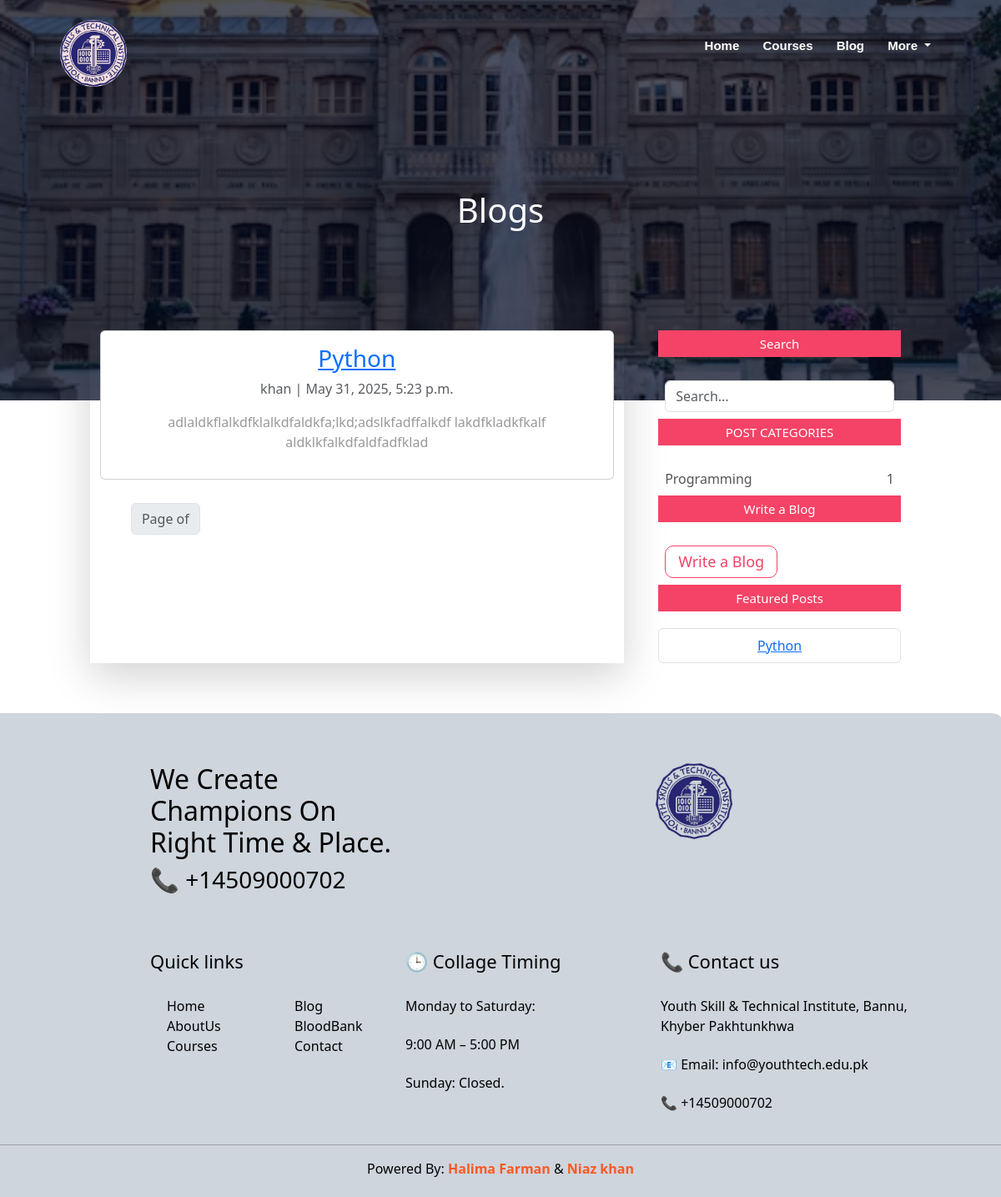
Screenshot of /blog/ with the database file from the repository.
### Blogs/models.py (models this page shows, shortened)
class BlogPost(models.Model):
    title = models.CharField(max_length=200)
    content = models.TextField()
    auther = models.ForeignKey(
        settings.AUTH_USER_MODEL,
        on_delete=models.CASCADE,
        related_name='blog_posts'
    )
    category = models.ForeignKey(Category, on_delete=models.SET_NULL, null=True, blank=True)
    created_at = models.DateTimeField(default=timezone.now)
    featured = models.BooleanField(default=False)

class Category(models.Model):
    name = models.CharField(max_length=100)

### accounts/models.py (models this page shows)
class CustomUser(AbstractUser):
    ROLE_CHOICES = (
        ('admin', 'Admin'),
        ('enroller', 'Enroller'),
        ('student', 'Student'),
        ('guest','Guest'),
    )
    role = models.CharField(max_length=20, choices=ROLE_CHOICES, default='guest')

### Blogs/views.py (the view)
# urls.py: path('', views.blog_list, name='blogs'),
def blog_list(request):
    query = request.GET.get('q')
    cat_id = request.GET.get('category')
    posts = BlogPost.objects.all().order_by('-created_at')
    if query:
        posts = posts.filter(Q(title__icontains=query)|Q(content__icontains=query))
    if cat_id:
        posts = posts.filter(category_id=cat_id)
    paginater = Paginator(posts, 3) # 5 posts per page
    page_number = request.GET.get('page')
    page_obj = paginater.get_page(page_number)
    featured_posts = BlogPost.objects.filter(featured=True).order_by('-created_at')[:3]
    categories = Category.objects.all()
    return render(request, 'blog.html', {
        'page_obj': page_obj,
        'categories': categories,
        'featured_posts': featured_posts
        })

### Blogs/templates/blog.html (shortened to what this page needs)
{% extends "base.html" %}
{% block nav %}
{% include "subnav.html" %}
{% endblock nav %}
{% block content %}
        <h1>
            Blogs
        </h1>
    <section class="bolg-content" style='margin-top:5%'>
        <div class="row">
            <div class="blog-left shadow-lg">
                {% for post in page_obj %}
                    <div class="card mb-3">
                        <div class="card-body">
                            <h3>
                                <a href="{% url 'blog_detail' post.id %}">
                                    {{ post.title }}
                                </a>
                            </h3>
                            <p class="text-muted">
                                {{ post.auther}} | {{ post.created_at }}
                            </p>
                            <p>
                                {{ post.content|truncatewords:30 }}
                            </p>
                        </div>
                    </div>
                {% endfor %}
                <nav>
                    <ul class="pagination">
                        <li class='page-item disabled'>
                            <span class="page-link" class='hero-btn'>
                                Page {{ page_obj.page_number }} of {{page_obj.paginater.num_pages }}
                            </span>
                        </li>
                    </ul>
                </nav>
            </div>
            <div class="blog-right">
                <form method='get'>
                    <h3>
                        Search
                    </h3>
                    <div>
                        <input type="text" name='q', class='form-control' placeholder='Search...' value='{{ request.GET.q }}'>
                    </div>
                </form>
                <h3>
                    POST CATEGORIES
                </h3>
                {% for category in categories %}
                <div>
                    <span>
                        {{ category.name }}
                    </span>
                    <span>
                        {{ category.id }}
                    </span>
                </div>
                {% endfor %}
                <h3>
                    Write a Blog
                </h3>
                <div>
                    <a href="{% url 'create_blog' %}"class='hero-btn red-btn'>
                        Write a Blog
                    </a>
                </div>
                <h3>
                    Featured Posts
                </h3>
                <ul class="list-group">
                    {% for post in featured_posts %}
                        <li class="list-group-item">
                            <a href="{% url 'blog_detail' post.id %}">
                                {{ post.title }}
                            </a>
                        </li>
                    {% endfor %}
                </ul>
            </div>
        </div>
    </section>
{% endblock content %}

### static/style.css (style rules this page uses)
* { margin: 0; padding: 0; }
nav { display: flex; padding: 2% 6%; justify-content: space-between; align-items: center; }
.hero-btn { display: inline-block; text-decoration: none; color: white; border: 1px solid white; padding: 5px 15px; font-size: 18px; background: transparent; position: relative; cursor: pointer; border-radius: 10px; }
.row { margin-top: 5%; display: flex; justify-content: space-between; }
.sub-header h1 { margin-top: 100px; }
.red-btn { border: 1px solid #f44366; background: transparent; color: #f44366; }
.bolg-content { width: 80%; margin: auto; padding: 60px 0; }
.blog-left { flex-basis: 65%; }
.blog-left p { color: #999; padding: 0; }
.blog-right { flex-basis: 32%; }
.blog-right h3 { background-color: #f44366; color: white; padding: 7px 0; font-size: 15px; margin-bottom: 20px; }
.blog-right div { display: flex; align-items: center; justify-content: space-between; color: #555; padding: 8px; box-sizing: border-box; }

### rows the page displays
BlogPost: title "Python", auther "khan", created_at "May 31, 2025, 5:23 p.m.", content "adlaldkflalkdfklalkdfaldkfa;lkd;adslkfadffalkdf lakdfkladkfkalf aldklkfalkdfaldfadfklad"
Category: name "Programming", id "1"
